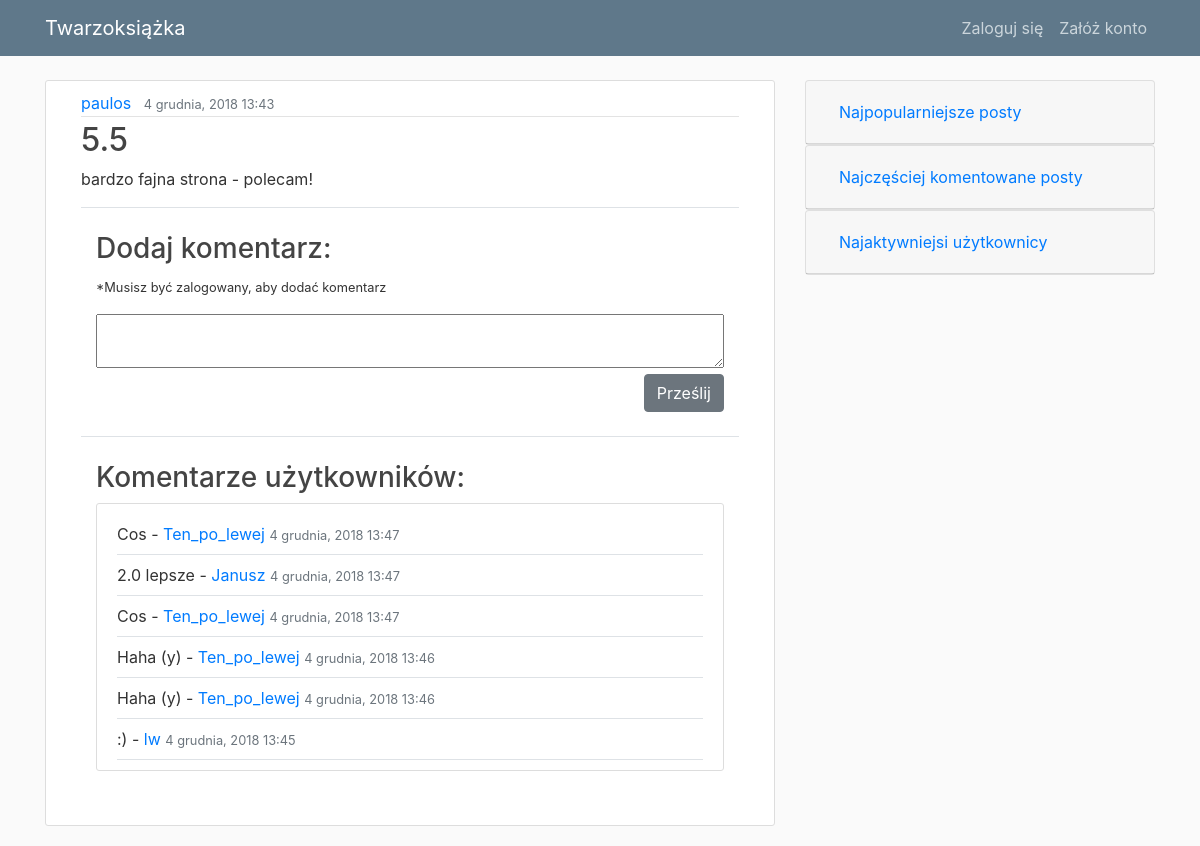
The app's page /post/24/ with its own data.
### blog/models.py (models this page shows, shortened)
class Post(models.Model):
    title = models.CharField(max_length=100)
    content = models.TextField()
    date_posted = models.DateTimeField(default=timezone.now)
    author = models.ForeignKey(User, on_delete=models.CASCADE)
    visits = models.IntegerField(default=0)
    class Meta:
        ordering = ['-date_posted']

class Comment(models.Model):
    content = models.TextField()
    date_posted = models.DateTimeField(default=timezone.now)
    author = models.ForeignKey(User, on_delete=models.CASCADE)
    post = models.ForeignKey(Post, on_delete=models.CASCADE)
    class Meta:
        ordering = ['-date_posted']

### blog/views.py (the view)
# urls.py: path('post/<int:pk>/', PostDetailView.as_view(), name='post-detail'),
class PostDetailView(DetailView):
    model = Post
    def get(self, request, *args, **kwargs):
        post = Post.objects.get(pk=kwargs['pk'])
        post.visits = F('visits') + 1
        post.save()
        return super().get(request, *args, **kwargs)

### blog/templates/blog/post_detail.html (shortened to what this page needs)
{% extends "blog/index.html" %}
{% block content %}
<article class="media content-section">
  <div class="col-md-12 media-body" style="word-wrap: break-word;">
    <div class="article-metadata">
      <a class="mr-2" href="{% url 'users:user' object.author.id %}">{{ object.author }}</a>
      <small class="text-muted">{{ object.date_posted|date:"j E, Y G:i" }}</small>
    </div>
    <h2 class="article-title">{{ object.title }}</h2>
    <p class="article-content">{{ object.content }}</p>
    <div class="container py-4 border-top">
      <h3>Dodaj komentarz:</h3>
      {% if not user.is_authenticated %}
      <p><small>*Musisz być zalogowany, aby dodać komentarz</small></p>
      {% endif %}
      <form action="{% url 'post-comment' object.id %}" method="post">
        <textarea class="w-100" name="comment"></textarea>
        <div class="d-flex justify-content-end">
          <input type="submit" class="btn btn-secondary" value="Prześlij">
        </div>
      </form>
    </div>
    <div class="container py-4 border-top">
      <h3>Komentarze użytkowników:</h3>
      <article class="media content-section flex-column">
        {% if object.comment_set.all %}
        {% for comment in object.comment_set.all %}
        <div class="media-body border-bottom py-2 w-100">
          <p class="my-0">{{ comment.content }} - <a href="{% url 'users:user' comment.author.id %}">
              {{ comment.author.username }}</a>
            <small class="text-muted">{{ comment.date_posted|date:"j E, Y G:i" }}</small></p>
        </div>
        {% endfor %}
        {% else %}
        <strong>Brak komentarzy pod tym postem</strong>
        {% endif %}
      </article>
    </div>
  </div>
</article>
{% endblock content %}

### blog/static/blog/main.css (style rules this page uses)
body { background: #fafafa; color: #333333; margin-top: 5rem; }
h1, h2, h3, h4, h5, h6 { color: #444444; }
.content-section { background: #ffffff; padding: 10px 20px; border: 1px solid #dddddd; border-radius: 3px; margin-bottom: 20px; }
.article-title { color: #444444; }
.article-content { white-space: pre-line; }
.article-metadata { padding-bottom: 1px; margin-bottom: 4px; border-bottom: 1px solid #e3e3e3 }

### records on screen
Post: author "paulos", date_posted "4 grudnia, 2018 13:43", title "5.5", content "bardzo fajna strona - polecam!"
Comment: content "Cos", author.username "Ten_po_lewej", date_posted "4 grudnia, 2018 13:47"
Comment: content "2.0 lepsze", author.username "Janusz", date_posted "4 grudnia, 2018 13:47"
Comment: content "Cos", author.username "Ten_po_lewej", date_posted "4 grudnia, 2018 13:47"
Comment: content "Haha (y)", author.username "Ten_po_lewej", date_posted "4 grudnia, 2018 13:46"
Comment: content "Haha (y)", author.username "Ten_po_lewej", date_posted "4 grudnia, 2018 13:46"
Comment: content ":)", author.username "lw", date_posted "4 grudnia, 2018 13:45"
